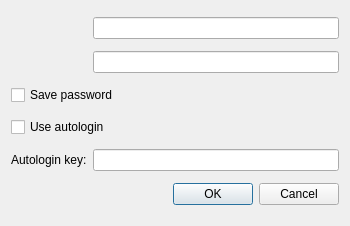
<?xml version="1.0" encoding="UTF-8"?>
<ui version="4.0">
 <class>dialog_authentication</class>
 <widget class="QDialog" name="dialog_authentication">
  <property name="geometry">
   <rect>
    <x>0</x>
    <y>0</y>
    <width>350</width>
    <height>226</height>
   </rect>
  </property>
  <property name="sizePolicy">
   <sizepolicy hsizetype="Minimum" vsizetype="Minimum">
    <horstretch>0</horstretch>
    <verstretch>0</verstretch>
   </sizepolicy>
  </property>
  <property name="minimumSize">
   <size>
    <width>350</width>
    <height>0</height>
   </size>
  </property>
  <property name="windowTitle">
   <string>Authentication</string>
  </property>
  <property name="modal">
   <bool>true</bool>
  </property>
  <layout class="QGridLayout" name="gridLayout">
   
   <item row="6" column="0">
    <widget class="QLabel" name="label_autologin_key">
     <property name="text">
      <string>Autologin key:</string>
     </property>
    </widget>
   </item>
   <item row="6" column="1">
    <widget class="QLineEdit" name="input_lineedit_autologin_key"/>
   </item>
   <item row="0" column="1">
    <widget class="QLineEdit" name="input_lineedit_username">
     <property name="frame">
      <bool>true</bool>
     </property>
    </widget>
   </item>
   <item row="1" column="1">
    <widget class="QLineEdit" name="input_lineedit_password">
     <property name="minimumSize">
      <size>
       <width>200</width>
       <height>0</height>
      </size>
     </property>
     <property name="baseSize">
      <size>
       <width>0</width>
       <height>0</height>
      </size>
     </property>
     <property name="echoMode">
      <enum>QLineEdit::Password</enum>
     </property>
    </widget>
   </item>
   <item row="7" column="0" colspan="2">
    <layout class="QHBoxLayout" name="horizontalLayout">
     <item>
      <widget class="QDialogButtonBox" name="button_box">
       <property name="standardButtons">
        <set>QDialogButtonBox::Cancel|QDialogButtonBox::Ok</set>
       </property>
       <property name="centerButtons">
        <bool>false</bool>
       </property>
      </widget>
     </item>
    </layout>
   </item>
   <item row="4" column="0" colspan="2">
    <widget class="QCheckBox" name="input_checkbox_use_autologin">
     <property name="text">
      <string>Use autologin</string>
     </property>
    </widget>
   </item>
   <item row="3" column="0" colspan="2">
    <widget class="QCheckBox" name="input_checkbox_save_password">
     <property name="text">
      <string>Save password</string>
     </property>
    </widget>
   </item>
  </layout>
 </widget>
 <resources/>
 <connections/>
</ui>
